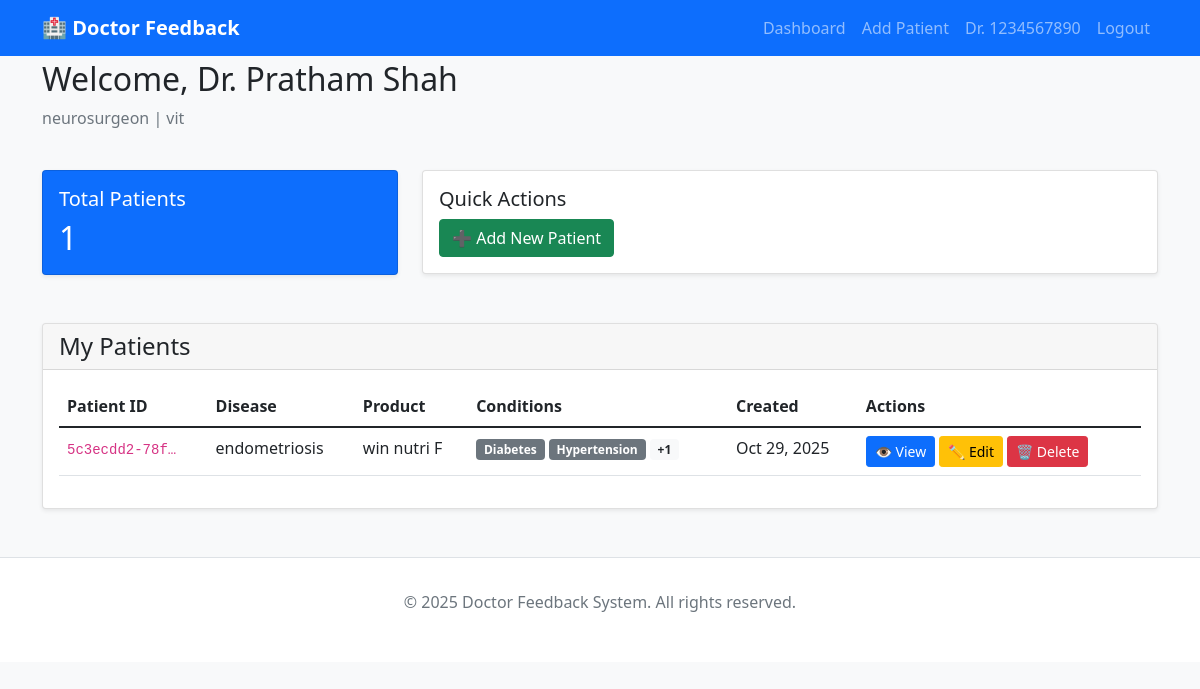
Page /dashboard/ (signed in) on the earlier database version.
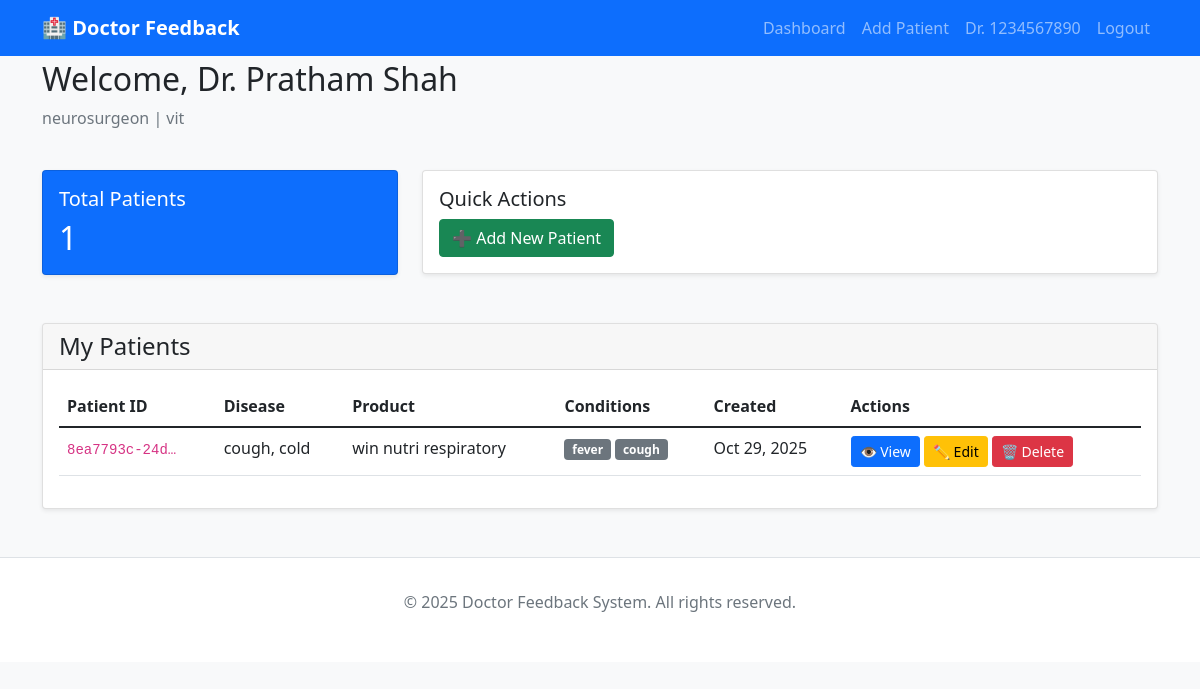
Same page on the later database version.
### docform/models.py (models this page shows, shortened)
class Doctor(models.Model):
    id = models.UUIDField(primary_key=True, default=uuid.uuid4, editable=False)
    user = models.OneToOneField(User, on_delete=models.CASCADE, related_name='doctor_profile')
    full_name = models.CharField(max_length=255)
    mobile_number = models.CharField(max_length=20, unique=True)
    email_address = models.EmailField(blank=True, null=True)
    specialty = models.CharField(max_length=255)
    years_of_practice = models.IntegerField()
    hospital_name = models.CharField(max_length=255)
    city_location = models.CharField(max_length=255)
    created_at = models.DateTimeField(auto_now_add=True)
    updated_at = models.DateTimeField(auto_now=True)
    class Meta:
        db_table = 'doctors'

class Patient(models.Model):
    id = models.UUIDField(primary_key=True, default=uuid.uuid4, editable=False)
    doctor = models.ForeignKey(Doctor, on_delete=models.CASCADE, related_name='patients')
    product_name = models.CharField(max_length=255)
    disease_name = models.TextField()
    conditions_treated = models.TextField(help_text="Enter conditions separated by commas")
    biochemistry_data = models.TextField()
    medical_investigation = models.TextField()
    improvements_observed = models.TextField()
    before_image = models.ImageField(upload_to='patients/before/', blank=True, null=True)
    after_image = models.ImageField(upload_to='patients/after/', blank=True, null=True)
    created_at = models.DateTimeField(auto_now_add=True)
    updated_at = models.DateTimeField(auto_now=True)
    def get_conditions_list(self):
        if self.conditions_treated:
            return [c.strip() for c in self.conditions_treated.split(',')]
        return []
    class Meta:
        db_table = 'patients'
        ordering = ['-created_at']

### docform/views.py (the view)
# urls.py: path('dashboard/', views.dashboard_view, name='dashboard'),
@login_required
def dashboard_view(request):
    try:
        doctor = request.user.doctor_profile
    except Doctor.DoesNotExist:
        messages.error(request, 'Doctor profile not found.')
        return redirect('login')
    patients = Patient.objects.filter(doctor=doctor)
    context = {
        'doctor': doctor,
        'patients': patients,
        'total_patients': patients.count(),
    }
    return render(request, 'doctors/dashboard.html', context)

### docform/templates/doctors/dashboard.html (shortened to what this page needs)
{% extends 'doctors/base.html' %}
{% block content %}
<div class="row mb-4">
    <div class="col">
        <h2>Welcome, Dr. {{ doctor.full_name }}</h2>
        <p class="text-muted">{{ doctor.specialty }} | {{ doctor.hospital_name }}</p>
    </div>
</div>
<div class="row mb-4">
    <div class="col-md-4">
        <div class="card bg-primary text-white">
            <div class="card-body">
                <h5 class="card-title">Total Patients</h5>
                <h2 class="mb-0">{{ total_patients }}</h2>
            </div>
        </div>
    </div>
    <div class="col-md-8">
        <div class="card">
            <div class="card-body">
                <h5 class="card-title">Quick Actions</h5>
                <a href="{% url 'add_patient' %}" class="btn btn-success btn-custom">
                    ➕ Add New Patient
                </a>
            </div>
        </div>
    </div>
</div>
<div class="card">
    <div class="card-header">
        <h4 class="mb-0">My Patients</h4>
    </div>
    <div class="card-body">
        {% if patients %}
            <div class="table-responsive">
                <table class="table table-hover">
                    <thead>
                        <tr>
                            <th>Patient ID</th>
                            <th>Disease</th>
                            <th>Product</th>
                            <th>Conditions</th>
                            <th>Created</th>
                            <th>Actions</th>
                        </tr>
                    </thead>
                    <tbody>
                        {% for patient in patients %}
                        <tr>
                            <td><code>{{ patient.id|truncatechars:13 }}</code></td>
                            <td>{{ patient.disease_name|truncatechars:30 }}</td>
                            <td>{{ patient.product_name }}</td>
                            <td>
                                {% for condition in patient.get_conditions_list|slice:":2" %}
                                    <span class="badge bg-secondary">{{ condition }}</span>
                                {% endfor %}
                                {% if patient.get_conditions_list|length > 2 %}
                                    <span class="badge bg-light text-dark">+{{ patient.get_conditions_list|length|add:"-2" }}</span>
                                {% endif %}
                            </td>
                            <td>{{ patient.created_at|date:"M d, Y" }}</td>
                            <td>
                                <a href="{% url 'patient_detail' patient.id %}" class="btn btn-sm btn-primary" title="View">
                                    👁️ View
                                </a>
                                <a href="{% url 'edit_patient' patient.id %}" class="btn btn-sm btn-warning" title="Edit">
                                    ✏️ Edit
                                </a>
                                <a href="{% url 'delete_patient' patient.id %}" class="btn btn-sm btn-danger" title="Delete">
                                    🗑️ Delete
                                </a>
                            </td>
                        </tr>
                        {% endfor %}
                    </tbody>
                </table>
            </div>
        {% else %}
            <div class="text-center py-5">
                <p class="text-muted mb-3">No patients added yet.</p>
                <a href="{% url 'add_patient' %}" class="btn btn-primary">Add Your First Patient</a>
            </div>
        {% endif %}
    </div>
</div>
{% endblock %}

### docform/templates/doctors/base.html (shortened to what this page needs)
<!DOCTYPE html>
<html lang="en">
<head>
    <link href="https://cdn.jsdelivr.net/npm/bootstrap@5.1.3/dist/css/bootstrap.min.css" rel="stylesheet">
</head>
<body>
    <nav class="navbar navbar-expand-lg navbar-dark bg-primary fixed-top">
        <div class="container">
            <a class="navbar-brand" href="{% url 'home' %}">🏥 Doctor Feedback</a>
            <div class="collapse navbar-collapse" id="navbarNav">
                <ul class="navbar-nav ms-auto">
                    {% if user.is_authenticated %}
                    <li class="nav-item">
                        <a class="nav-link" href="{% url 'dashboard' %}">Dashboard</a>
                    </li>
                    <li class="nav-item">
                        <a class="nav-link" href="{% url 'add_patient' %}">Add Patient</a>
                    </li>
                    <li class="nav-item">
                        <span class="nav-link">Dr. {{ user.username }}</span>
                    </li>
                    <li class="nav-item">
                        <a class="nav-link" href="{% url 'logout' %}">Logout</a>
                    </li>
                    {% endif %}
                </ul>
            </div>
        </div>
    </nav>
    <main class="container">
        {% block content %}
        {% endblock %}
    </main>
    <footer class="text-center text-muted">
        <div class="container">
            <p>&copy; 2025 Doctor Feedback System. All rights reserved.</p>
        </div>
    </footer>
</body>
</html>

### docform/templates/doctors/base.html (style rules this page uses)
body { padding-top: 60px; background-color: #f8f9fa; }
.navbar-brand { font-weight: bold; }
.card { box-shadow: 0 0.125rem 0.25rem rgba(0, 0, 0, 0.075); margin-bottom: 1.5rem; }
.btn-custom { margin-right: 0.5rem; }
footer { margin-top: 3rem; padding: 2rem 0; background-color: #fff; border-top: 1px solid #dee2e6; }

Differences in the rows shown:
removed Patient: id "5c3ecdd2-78f…", disease_name "endometriosis", product_name "win nutri F", get_conditions_list "Diabetes" "Hypertension", get_conditions_list|length "1", created_at "Oct 29, 2025"
added Patient: id "8ea7793c-24d…", disease_name "cough, cold", product_name "win nutri respiratory", get_conditions_list "fever" "cough", created_at "Oct 29, 2025"
